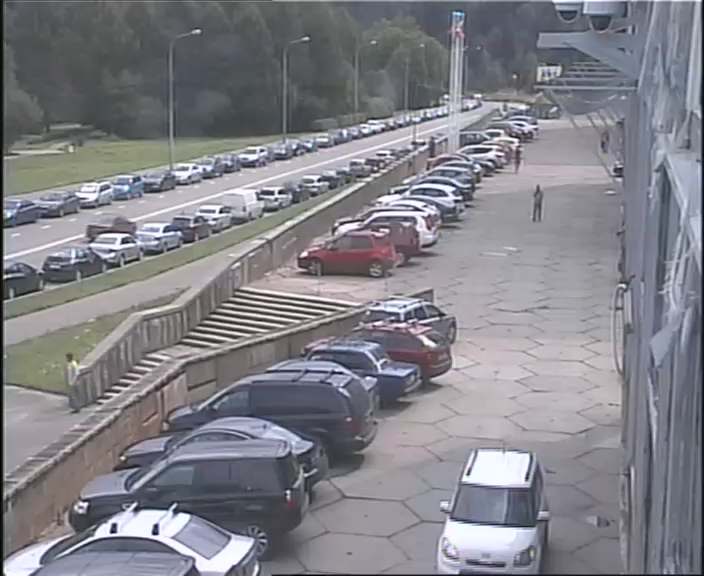
#> input picture frame 50 of Лекция 8/examples/Panasonic_test_cnn.avi, 704 x 576 px, given in place of vtest.avi, which was not available
$ python opencv_bg_substract.py
#> lines starting #> are read from the running program, lines starting #| are printed output that depends on the picture; after the words box and inside, x2 and y2 are one past the last pixel; in counts of white or black regions, pixels touching at a corner belong together; pictures that were not available may be replaced by others from this repository, and a replacement may not be noted
from __future__ import print_function
import cv2 as cv
import argparse

parser = argparse.ArgumentParser(description='This program shows how to use background subtraction methods provided by \
                                              OpenCV. You can process both videos and images.')
parser.add_argument('--input', type=str, help='Path to a video or a sequence of image.', default='vtest.avi')
#parser.add_argument('--input', type=str, help='Path to a video or a sequence of image.', default='Panasonic_test_cnn.avi')
parser.add_argument('--algo', type=str, help='Background subtraction method (KNN, MOG2).', default='MOG2')
args = parser.parse_args()
if args.algo == 'MOG2':
    backSub = cv.createBackgroundSubtractorMOG2()
else:
    backSub = cv.createBackgroundSubtractorKNN()
capture = cv.VideoCapture(args.input)
if not capture.isOpened:
    print('Unable to open: ' + args.input)
    exit(0)
while True:
    ret, frame = capture.read()
#> frame is the input picture: shape (576, 704, 3); mean B, G, R 136.4, 129.1, 130
    if frame is None:
        break

    fgMask = backSub.apply(frame)
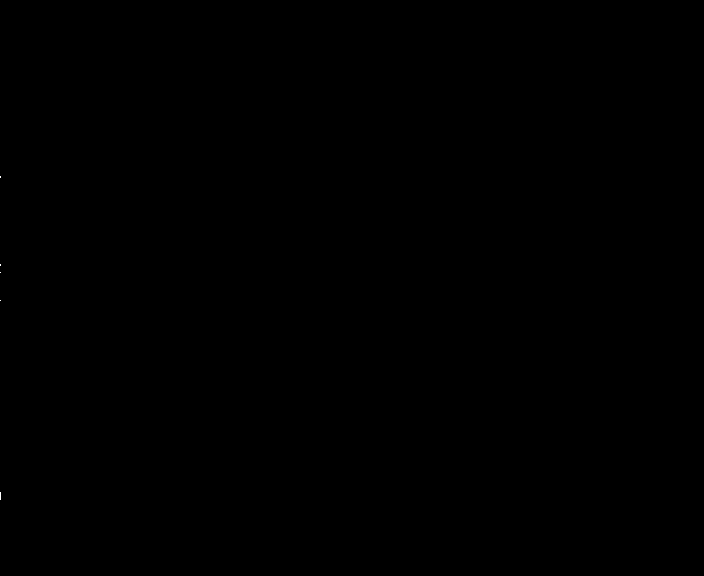
#> fgMask: shape (576, 704); values 127 (black) and 255 (white), 0% white in thin lines or dots, all inside (x1, y1, x2, y2) = (0, 176, 1, 500)
    fgMask[fgMask < 200] = 0

    cv.rectangle(frame, (10, 2), (100, 20), (255, 255, 255), -1)
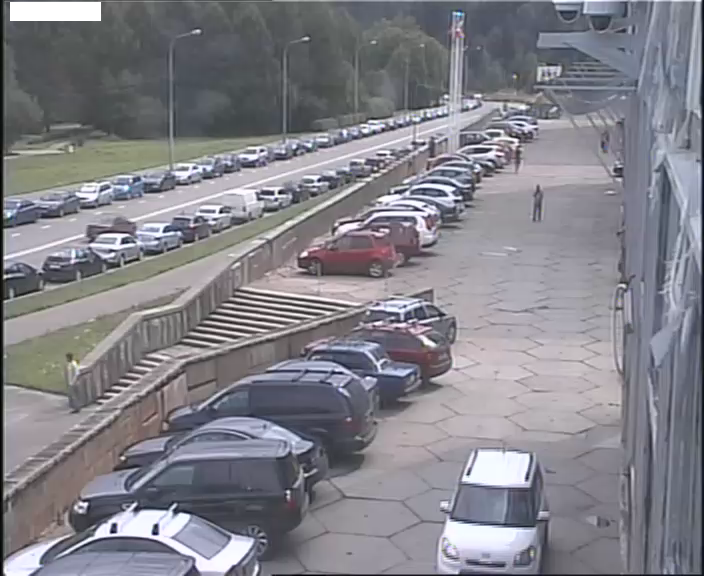
#> frame: shape (576, 704, 3); 0.43% of pixels changed, all inside (x1, y1, x2, y2) = (10, 2, 101, 21)
    cv.putText(frame, str(capture.get(cv.CAP_PROP_POS_FRAMES)), (15, 15),
               cv.FONT_HERSHEY_SIMPLEX, 0.5, (0, 0, 0))
#> frame: shape (576, 704, 3); 0.02% of pixels changed, all inside (x1, y1, x2, y2) = (17, 5, 50, 16)

    numLabels, labels, stats, centroids = cv.connectedComponentsWithStats(fgMask)
#> labels: shape (576, 704) int32; 6 distinct labels, from 0 to 5
#> numLabels = 6; stats = [[0, 0, 704, 576, 405490], [0, 176, 1, 2, 2], [0, 264, 1, 2, 2], [0, 272, 1, 1, 1], [0, 300, 1, 1, 1], [0, 492, 1, 8, 8]]; centroids = [[351.5, 287.5], [0, 176.5], [0, 264.5], [0, 272], [0, 300], [0, 495.5]]
    for i in range(numLabels):
        x = stats[i, cv.CC_STAT_LEFT]
        y = stats[i, cv.CC_STAT_TOP]
        w = stats[i, cv.CC_STAT_WIDTH]
        h = stats[i, cv.CC_STAT_HEIGHT]
        area = stats[i, cv.CC_STAT_AREA]
        if area > 20:
            cv.rectangle(frame, (x, y), (x + w, y + h), (0, 255, 0), 3)
#> this loop made 6 passes
#> (y, w, h, area) on pass 1: (0, 704, 576, 405490)
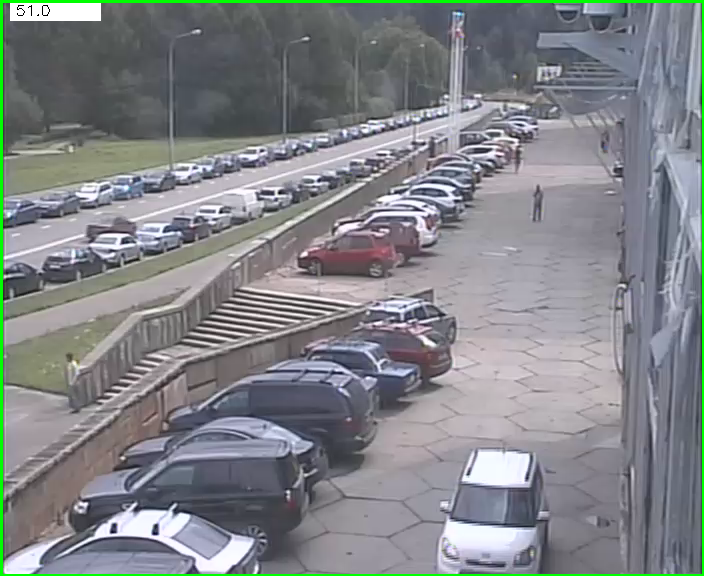
#> frame: shape (576, 704, 3); mean B, G, R 135.7, 132.6, 129.5


    cv.imshow('Frame', frame)
    cv.imshow('FG Mask', fgMask)

    keyboard = cv.waitKey(30)
#> (key Esc is pressed here)
    if keyboard == 'q' or keyboard == 27:
        break

$ run again, starting later in the video
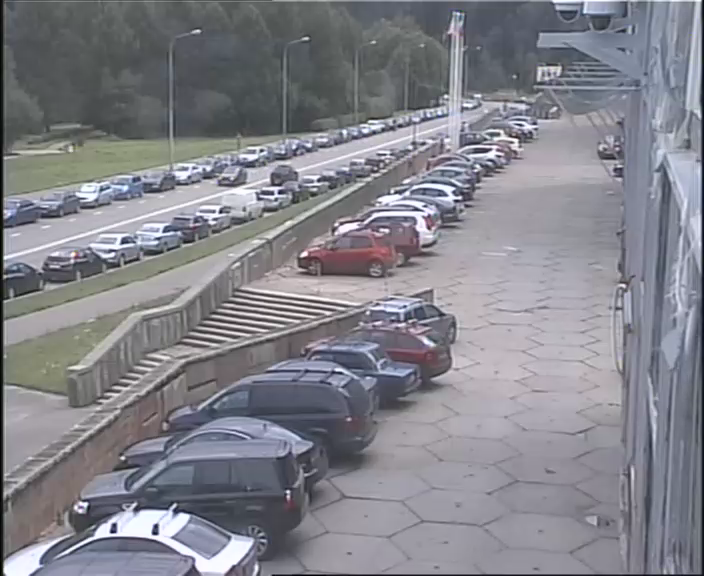
#> input picture frame 225 of Лекция 8/examples/Panasonic_test_cnn.avi, 704 x 576 px, given in place of vtest.avi, which was not available
#> frame is the input picture: shape (576, 704, 3); mean B, G, R 138.5, 131.1, 131
#> `cv.rectangle(frame, (10, 2), (100, 20), (255, 255, 255), -1)`:
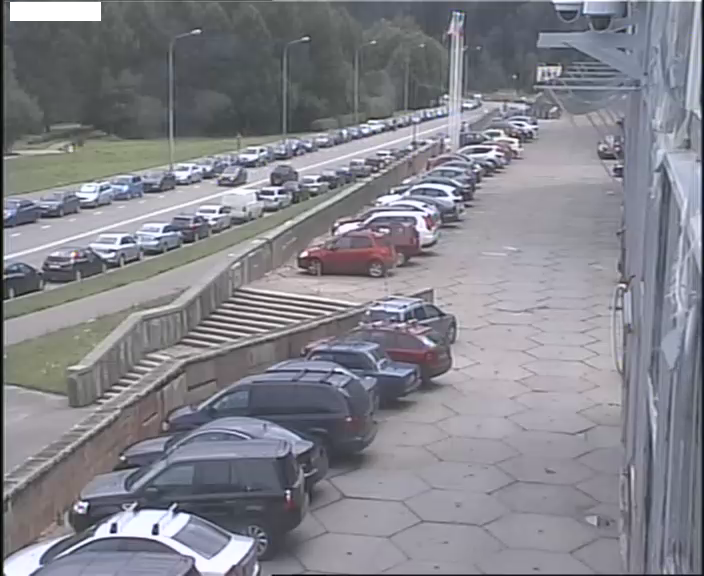
#> frame: shape (576, 704, 3); 0.43% of pixels changed, all inside (x1, y1, x2, y2) = (10, 2, 101, 21)
#> labels: shape (576, 704) int32; 6 distinct labels, from 0 to 5
#> numLabels = 6; stats = [[0, 0, 704, 576, 405478], [0, 275, 1, 1, 1], [0, 277, 1, 1, 1], [0, 400, 1, 14, 14], [0, 428, 1, 6, 6], [0, 478, 1, 4, 4]]; centroids = [[351.5, 287.5], [0, 275], [0, 277], [0, 406.5], [0, 430.5], [0, 479.5]]
#> the loop `for i in range(numLabels):` made 6 passes
#> (y, w, h, area) on pass 1: (0, 704, 576, 405478)
#> after the loop `for i in range(numLabels):`:
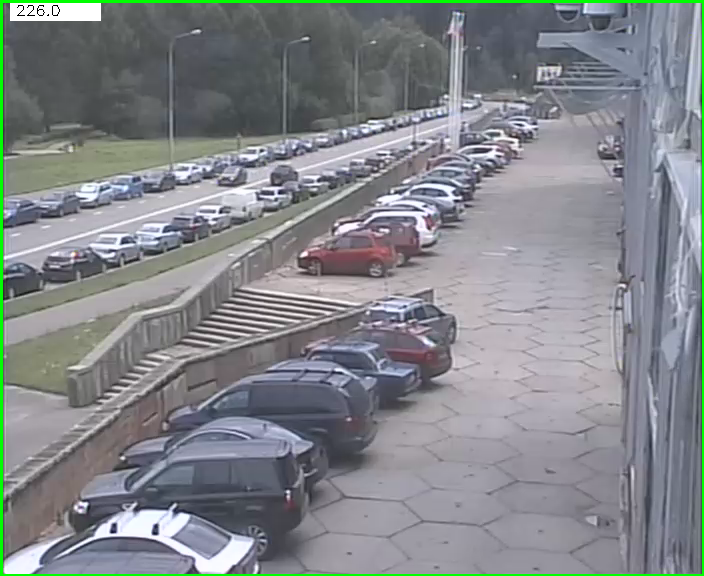
#> frame: shape (576, 704, 3); mean B, G, R 137.9, 134.5, 130.5

$ run again, starting later in the video
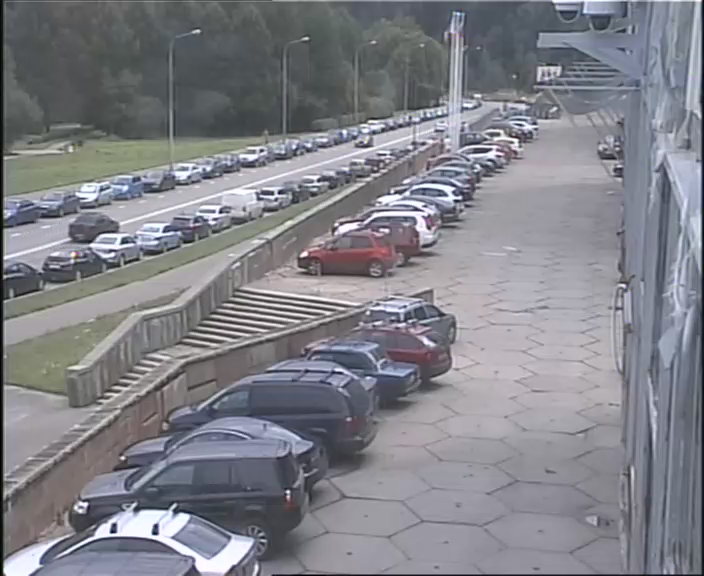
#> input picture frame 400 of Лекция 8/examples/Panasonic_test_cnn.avi, 704 x 576 px, given in place of vtest.avi, which was not available
#> frame is the input picture: shape (576, 704, 3); mean B, G, R 136.5, 129.2, 129.1
#> `cv.rectangle(frame, (10, 2), (100, 20), (255, 255, 255), -1)`:
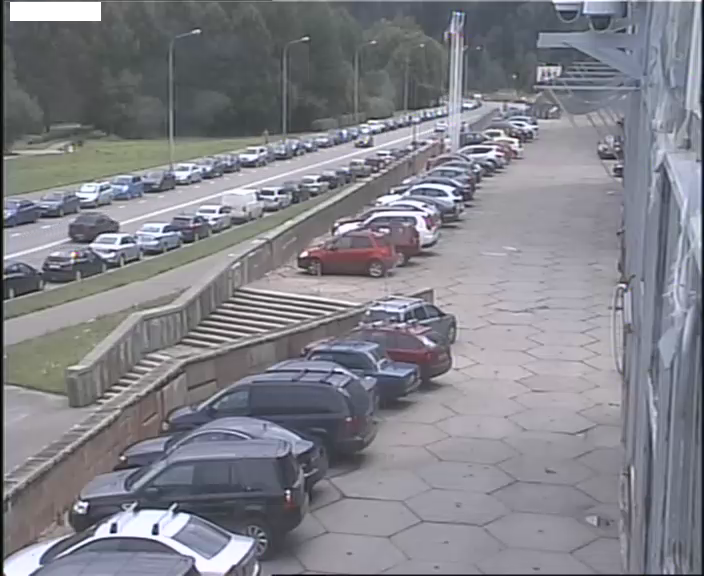
#> frame: shape (576, 704, 3); 0.43% of pixels changed, all inside (x1, y1, x2, y2) = (10, 2, 101, 21)
#> labels: shape (576, 704) int32; 8 distinct labels, from 0 to 7
#> numLabels = 8; stats = [[0, 0, 704, 576, 405474], [0, 198, 1, 2, 2], [0, 262, 1, 4, 4], [0, 278, 1, 1, 1], [0, 394, 1, 8, 8], [0, 422, 1, 6, 6], [0, 452, 1, 5, 5], [0, 470, 1, 4, 4]]; centroids = [[351.5, 287.5], [0, 198.5], [0, 263.5], [0, 278], [0, 397.5], [0, 424.5], [0, 454], [0, 471.5]]
#> the loop `for i in range(numLabels):` made 8 passes
#> (y, w, h, area) on pass 1: (0, 704, 576, 405474)
#> after the loop `for i in range(numLabels):`:
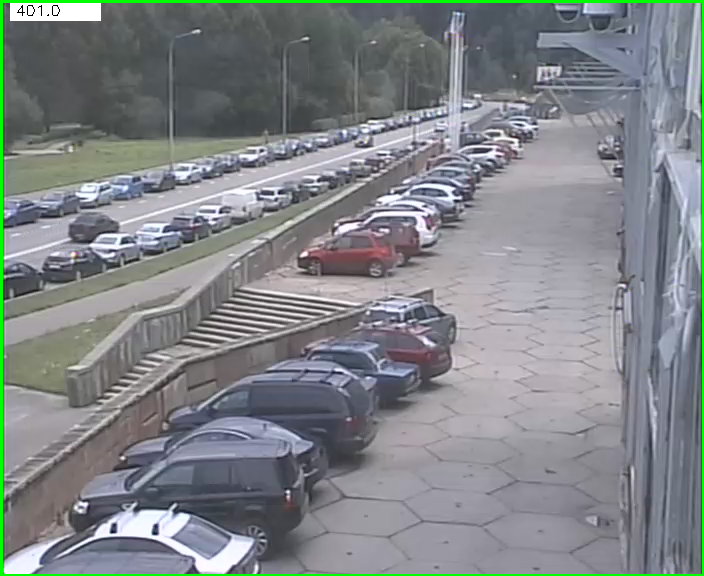
#> frame: shape (576, 704, 3); mean B, G, R 135.8, 132.7, 128.6
